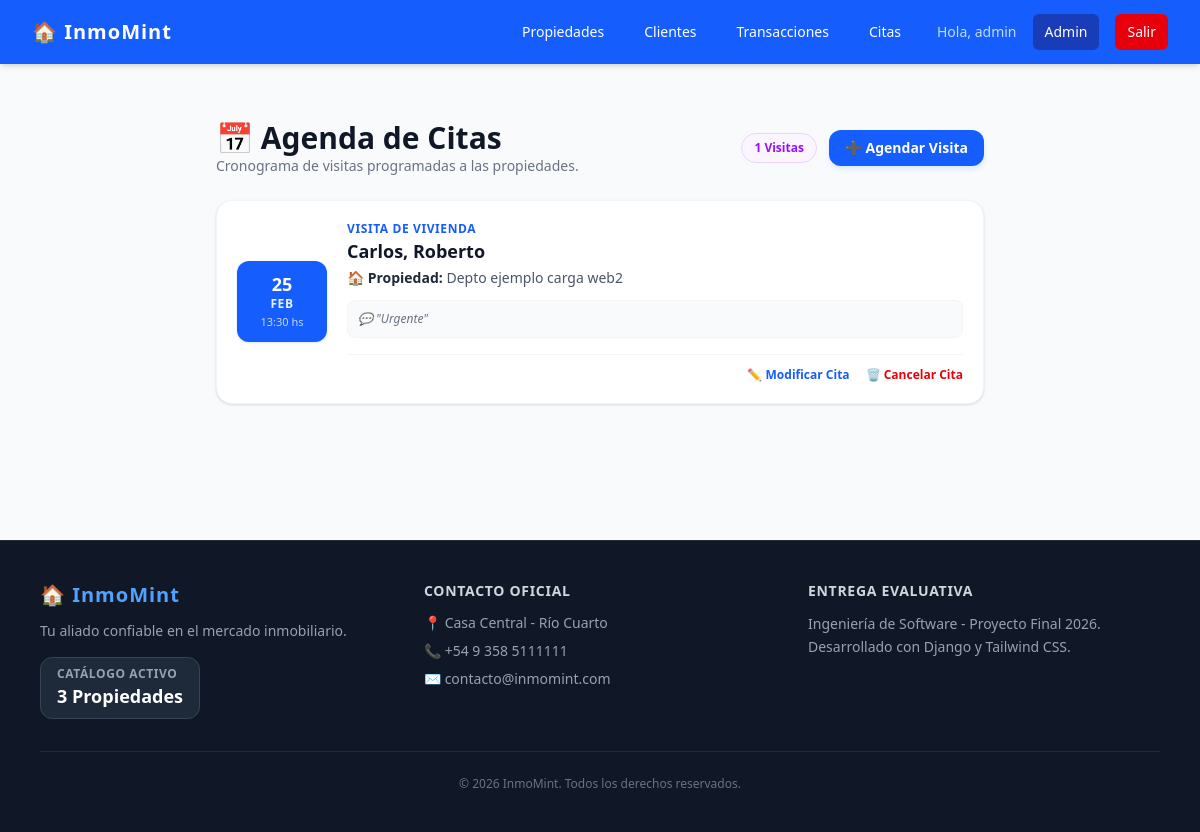
The app's page /propiedades/citas/ (signed in), older data.
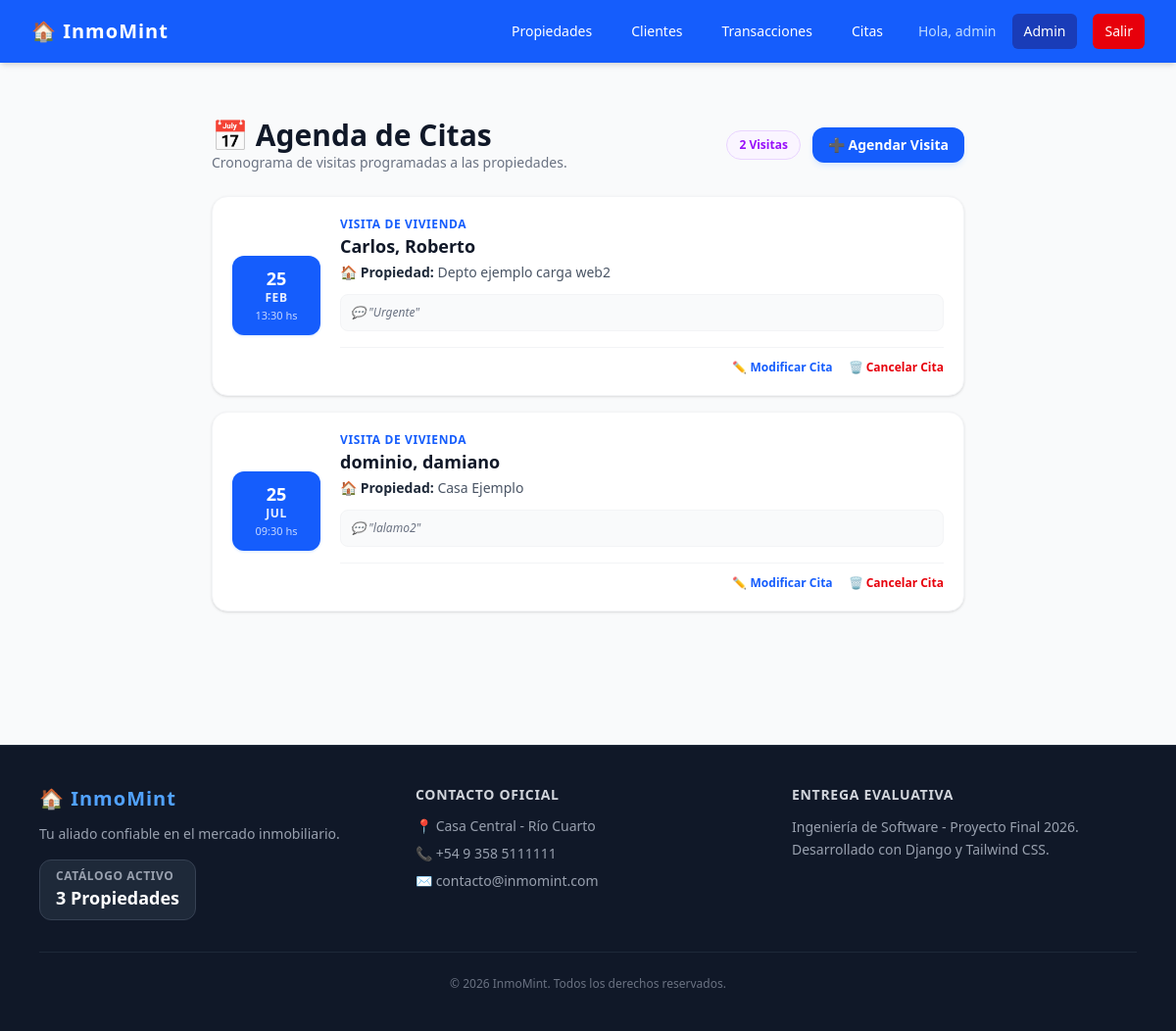
The same page, newer data.
### inmobiliaria/models.py (models this page shows, shortened)
class Cita(models.Model):
    propiedad = models.ForeignKey(Propiedad, on_delete=models.CASCADE)
    cliente = models.ForeignKey(Cliente, on_delete=models.CASCADE)
    fecha_hora = models.DateTimeField(verbose_name="Fecha y Hora de la cita")
    comentarios = models.TextField(blank=True, null=True)

class Cliente(models.Model):
    nombre = models.CharField(max_length=100)
    apellido = models.CharField(max_length=100)
    dni = models.CharField(max_length=15, unique=True, verbose_name="DNI")
    telefono = models.CharField(max_length=20, verbose_name="Teléfono")
    email = models.EmailField(verbose_name="Correo Electrónico")
    def __str__(self):
        return f"{self.apellido}, {self.nombre}"

class Propiedad(models.Model):
    TIPO_CHOICES = [
        ('CASA', 'Casa'),
        ('DEPA', 'Departamento'),
        ('TERR', 'Terreno'),
        ('LOCA', 'Local Comercial'),
    ]
    ESTADO_CHOICES = [
        ('DISP', 'Disponible'),
        ('ALQU', 'Alquilada'),
        ('VEND', 'Vendida'),
    ]
    titulo = models.CharField(max_length=200, verbose_name="Título")
    descripcion = models.TextField(verbose_name="Descripción")
    direccion = models.CharField(max_length=250, verbose_name="Dirección")
    precio = models.DecimalField(max_length=12, decimal_places=2, max_digits=12, verbose_name="Precio (USD)")
    tipo = models.CharField(max_length=4, choices=TIPO_CHOICES, default='CASA')
    estado = models.CharField(max_length=4, choices=ESTADO_CHOICES, default='DISP')
    agente = models.ForeignKey(settings.AUTH_USER_MODEL, on_delete=models.SET_NULL, null=True, blank=True, related_name="propiedades")
    class Meta:
        verbose_name_plural = "Propiedades"

### inmobiliaria/views.py (the view)
# urls.py: path('citas/', views.lista_citas, name='lista_citas'),
@login_required
@permission_required('inmobiliaria.view_cita', login_url='lista_propiedades')
def lista_citas(request):
    citas = Cita.objects.all()
    return render(request, 'inmobiliaria/lista_citas.html', {'citas': citas})

### inmobiliaria/context_processors.py (called while the page is built)
def datos_inmobiliaria(request):
    return {
        'global_nombre_web': 'InmoMint',
        'global_telefono': '+54 9 358 5111111',
        'global_email': 'contacto@inmomint.com',
        'global_total_propiedades': Propiedad.objects.count()
    }

### templates/inmobiliaria/lista_citas.html (shortened to what this page needs)
{% extends 'base.html' %}
{% block content %}
<div class="max-w-3xl mx-auto py-6">
    <div class="flex flex-col sm:flex-row justify-between items-start sm:items-center mb-6 gap-4">
        <div>
            <h1 class="text-3xl font-black text-gray-900">📅 Agenda de Citas</h1>
            <p class="text-gray-500 text-sm">Cronograma de visitas programadas a las propiedades.</p>
        </div>
        <div class="flex items-center gap-3">
            <span class="bg-purple-50 text-purple-600 text-xs font-bold px-3 py-1.5 rounded-full border border-purple-200">
                {{ citas.count }} Visitas
            </span>
            {% if perms.inmobiliaria.add_cita %}
                <a href="{% url 'crear_cita' %}" class="bg-blue-600 hover:bg-blue-700 text-white font-bold px-4 py-2 rounded-xl text-sm transition-all shadow-md shadow-blue-100 cursor-pointer">
                    ➕ Agendar Visita
                </a>
            {% endif %}
        </div>
    </div>
    <div class="space-y-4">
        {% for cita in citas %}
        <div class="bg-white rounded-2xl shadow-sm border border-gray-100 p-5 flex flex-col sm:flex-row gap-5 items-start sm:items-center hover:shadow-md transition-all">
            <div class="bg-blue-600 text-white font-black p-3 rounded-xl text-center min-w-[90px] shadow-sm shadow-blue-100">
                <span class="block text-lg leading-tight">{{ cita.fecha_hora|date:"d" }}</span>
                <span class="block text-xs uppercase font-bold tracking-wider opacity-90">{{ cita.fecha_hora|date:"M" }}</span>
                <span class="block text-[11px] font-normal opacity-75 mt-0.5">{{ cita.fecha_hora|date:"H:i" }} hs</span>
            </div>
            <div class="flex-grow w-full">
                <span class="text-xs font-bold text-blue-600 uppercase tracking-wider block mb-0.5">Visita de Vivienda</span>
                <h3 class="font-black text-gray-900 text-lg leading-snug">{{ cita.cliente }}</h3>
                <p class="text-sm text-gray-600 mt-1">🏠 <span class="font-semibold text-gray-800">Propiedad:</span> {{ cita.propiedad.titulo }}</p>
                {% if cita.comentarios %}
                    <div class="bg-gray-50 text-gray-500 text-xs italic p-2.5 rounded-lg border border-gray-100 mt-3">
                        💬 "{{ cita.comentarios }}"
                    </div>
                {% endif %}
                {% if perms.inmobiliaria.change_cita or perms.inmobiliaria.delete_cita %}
                    <div class="mt-4 pt-3 border-t border-gray-100 flex justify-end space-x-4">
                        {% if perms.inmobiliaria.change_cita %}
                            <a href="{% url 'editar_cita' cita.pk %}" class="text-blue-600 hover:underline text-xs font-semibold">✏️ Modificar Cita</a>
                        {% endif %}
                        {% if perms.inmobiliaria.delete_cita %}
                            <a href="{% url 'eliminar_cita' cita.pk %}" class="text-red-600 hover:underline text-xs font-semibold">🗑️ Cancelar Cita</a>
                        {% endif %}
                    </div>
                {% endif %}
            </div>
        </div>
        {% empty %}
        <div class="bg-white rounded-2xl border border-gray-100 p-8 text-center text-gray-400 font-medium shadow-sm">
            No hay visitas agendadas en el sistema.
        </div>
        {% endfor %}
    </div>
</div>
{% endblock %}

Row changes from the older to the newer data that the page shows:
added Cita: fecha_hora "25", fecha_hora "JUL", fecha_hora "09:30", cliente "dominio, damiano", propiedad.titulo "Casa Ejemplo", comentarios "lalamo2"
Text that changed along with them:
{{ citas.count }}: "1" → "2"
